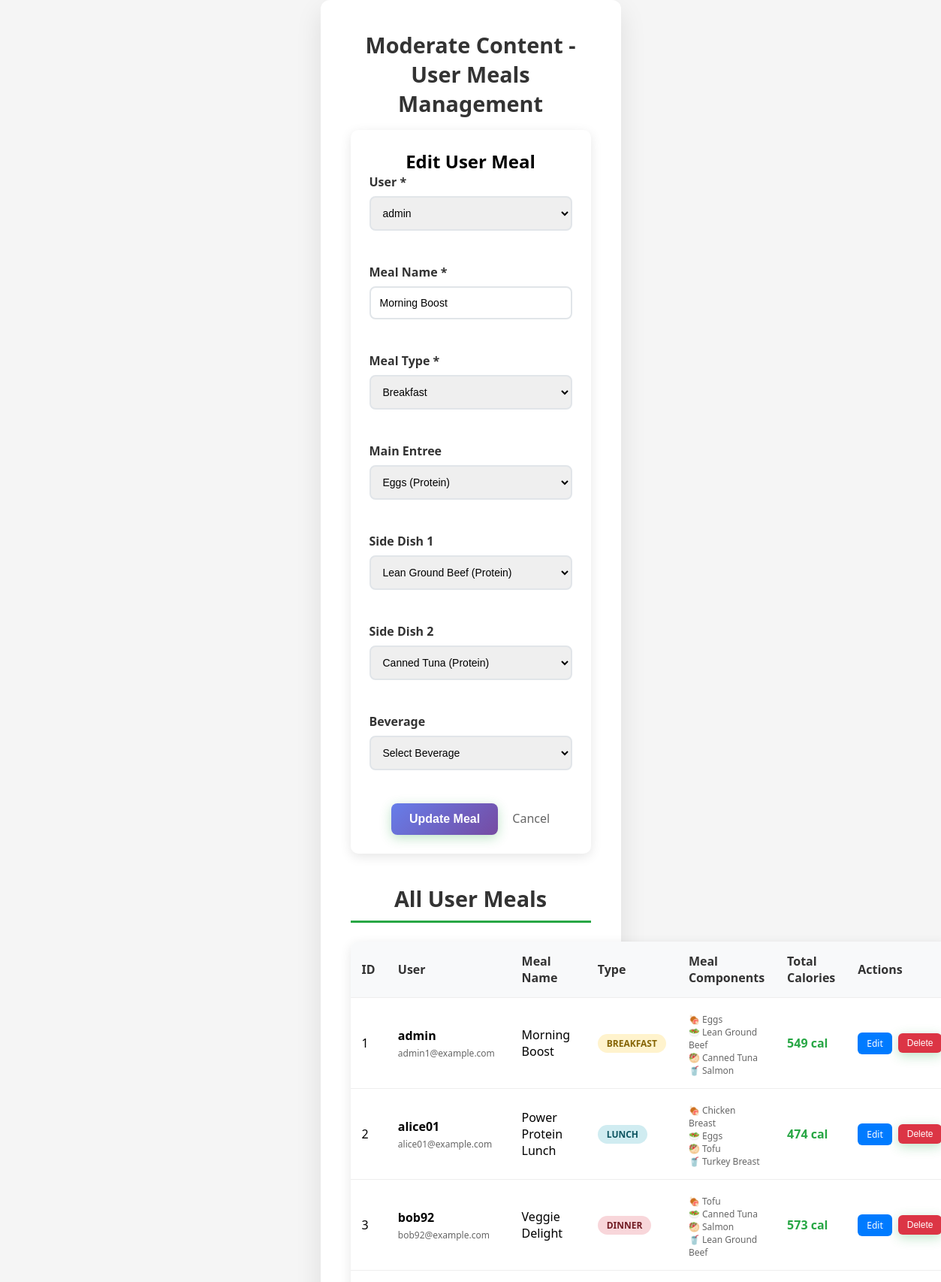
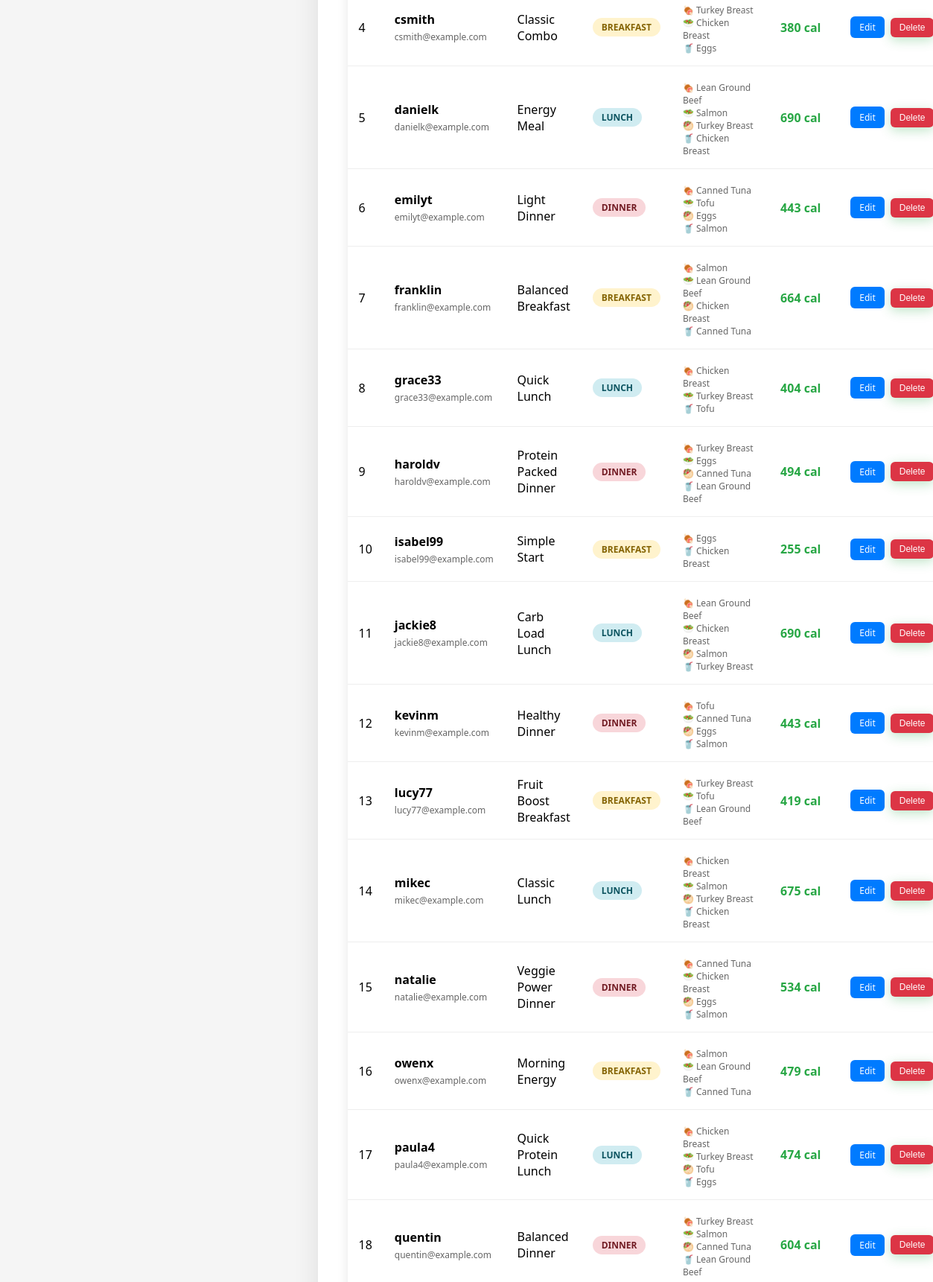
Page /admin/moderateContent.php?edit=1 (signed in, upper part) on the committed database (2 pictures, top to bottom).
### tables this page shows
CREATE TABLE UserMeals ( 
  id INT PRIMARY KEY AUTO_INCREMENT,  

  userID INT NOT NULL,  
  mealName VARCHAR(225),  
  mealType ENUM('breakfast', 'lunch', 'dinner') NOT NULL,  
  planDate DATE,
  created_at DATETIME DEFAULT CURRENT_TIMESTAMP,

  entreeID INT DEFAULT NULL,  
  side1ID INT DEFAULT NULL,  
  side2ID INT DEFAULT NULL,  
  drinkID INT DEFAULT NULL,  

  FOREIGN KEY (userID) REFERENCES Users(userID) ON DELETE CASCADE,  
  FOREIGN KEY (entreeID) REFERENCES Foods(id) ON DELETE SET NULL,  
  FOREIGN KEY (side1ID) REFERENCES Foods(id) ON DELETE SET NULL,  
  FOREIGN KEY (side2ID) REFERENCES Foods(id) ON DELETE SET NULL,  
  FOREIGN KEY (drinkID) REFERENCES Foods(id) ON DELETE SET NULL
);

CREATE TABLE Users 
(
    userID INT AUTO_INCREMENT,
    userName VARCHAR(20) NOT NULL UNIQUE,
    password VARCHAR(255) NOT NULL,
    height DOUBLE,
    weight DOUBLE,
    age INT,
    email VARCHAR(255) UNIQUE,
    role ENUM('user', 'admin') DEFAULT 'user',
    created_at DATETIME DEFAULT CURRENT_TIMESTAMP,
    PRIMARY KEY (userID)
);

### database/db.php (called while the page is built, shortened)
<?php
class db {
    private $pdo = null;
    function __construct() {
    try {
        $this->pdo = new PDO (
            "mysql:host=".DB_HOST.";dbname=".DB_NAME.";charset=".DB_CHARSET,
            DB_USER, DB_PASSWORD, [
                PDO::ATTR_ERRMODE => PDO::ERRMODE_EXCEPTION,
                PDO::ATTR_DEFAULT_FETCH_MODE => PDO::FETCH_ASSOC
            ]
        );
    } catch (PDOException $e) {
        echo "ERROR connecting <br>".$e->getMessage();
        return null;
    }
}
    public function selectOne($sql, $params = []) {
    try {
        $this->stmt = $this->pdo->prepare($sql);
        $this->stmt->execute($params);
        return $this->stmt->fetch();
    } catch (PDOException $e) {
        echo "SelectOne Error: " . $e->getMessage();
        return null;
    }
}
      function select ($sql, $data=null) {
          try{
              $this->stmt = $this->pdo->prepare($sql);
              $this->stmt->execute($data);
              return $this->stmt->fetchAll();
          } catch (PDOException $e) {
               echo $sql . "<br>".$e->getMessage();
               return null;
          }
      }
}
$_db = new db();

### admin/moderateContent.php (the view, shortened to what this page needs)
<?php
require_once __DIR__ . '/../database/db.php';
$userMeals = $_db->select("
    SELECT um.*, u.userName, u.email,
           e.name as entree_name, e.calories_per_serving as entree_calories,
           s1.name as side1_name, s1.calories_per_serving as side1_calories,
           s2.name as side2_name, s2.calories_per_serving as side2_calories,
           d.name as drink_name, d.calories_per_serving as drink_calories
    FROM UserMeals um
    LEFT JOIN Users u ON um.userID = u.userID
    LEFT JOIN Foods e ON um.entreeID = e.id
    LEFT JOIN Foods s1 ON um.side1ID = s1.id
    LEFT JOIN Foods s2 ON um.side2ID = s2.id
    LEFT JOIN Foods d ON um.drinkID = d.id
    ORDER BY u.userName, um.mealType, um.mealName
");
$users = $_db->select("SELECT userID, userName FROM Users ORDER BY userName");
$editMeal = isset($_GET['edit']) ? $_db->selectOne("SELECT * FROM UserMeals WHERE id = ?", [$_GET['edit']]) : null;
function renderFormField($label, $name, $type = 'text', $options = [], $value = '', $required = false)
{
    $req = $required ? 'required' : '';
    echo "<div class='form-group'><label for='$name'>$label" . ($required ? ' *' : '') . "</label>";
    if ($type === 'select')
    {
        echo "<select id='$name' name='$name' $req>";
        foreach ($options as $optValue => $optText)
        {
            $selected = ($value == $optValue) ? 'selected' : '';
            echo "<option value='$optValue' $selected>$optText</option>";
        }
        echo "</select>";
    }
    else
    {
        echo "<input type='$type' id='$name' name='$name' value='" . htmlspecialchars($value) . "' $req>";
    }
    echo "</div>";
}
$userOptions = ['' => 'Select User'];
foreach ($users as $user)
{
    $userOptions[$user['userID']] = $user['userName'];
}
?>
<!DOCTYPE html>
<html lang="en">
<head>
    <link rel="stylesheet" href="../style.css">
</head>
<body>
<div class="container">
    <h1>Moderate Content - User Meals Management</h1>
    <div class="form-container">
        <h2><?php echo $editMeal ? 'Edit User Meal' : 'Add New Meal for User'; ?></h2>
        <form method="POST">
            <div class="form-row">
                <?php renderFormField('User', 'userID', 'select', $userOptions, $editMeal['userID'] ?? '', true); ?>
                <?php renderFormField('Meal Name', 'mealName', 'text', [], $editMeal['mealName'] ?? '', true); ?>
            </div>
            <div class="form-row">
            </div>
            <div class="form-row">
            </div>
            <div class="form-row">
            </div>
            <button type="submit" class="btn-primary"><?php echo $editMeal ? 'Update Meal' : 'Add Meal'; ?></button>
            <?php if ($editMeal): ?>
                <a href="moderateContent.php" style="margin-left: 15px; text-decoration: none; color: #666;">Cancel</a>
            <?php endif; ?>
        </form>
    </div>
    <h2 class="section-title">All User Meals</h2>
    <?php if ($userMeals): ?>
        <table class="meals-table">
            <thead>
                <tr>
                    <th>ID</th>
                    <th>User</th>
                    <th>Meal Name</th>
                    <th>Type</th>
                    <th>Meal Components</th>
                    <th>Total Calories</th>
                    <th>Actions</th>
                </tr>
            </thead>
            <tbody>
                <?php foreach ($userMeals as $meal): ?>
                    <?php
                    $totalCalories = 0;
                    $components = [];
                    $items = [
                        ['name' => $meal['entree_name'], 'calories' => $meal['entree_calories'], 'icon' => '🍖'],
                        ['name' => $meal['side1_name'], 'calories' => $meal['side1_calories'], 'icon' => '🥗'],
                        ['name' => $meal['side2_name'], 'calories' => $meal['side2_calories'], 'icon' => '🥙'],
                        ['name' => $meal['drink_name'], 'calories' => $meal['drink_calories'], 'icon' => '🥤']
                    ];
                    foreach ($items as $item) {
                        if ($item['name']) {
                            $components[] = $item['icon'] . ' ' . $item['name'];
                            $totalCalories += $item['calories'] ?? 0;
                        }
                    }
                    ?>
                    <tr>
                        <td><?php echo $meal['id']; ?></td>
                        <td>
                            <strong><?php echo htmlspecialchars($meal['userName']); ?></strong>
                            <div class="user-info"><?php echo htmlspecialchars($meal['email']); ?></div>
                        </td>
                        <td><?php echo htmlspecialchars($meal['mealName']); ?></td>
                        <td>
                            <span class="meal-type-badge <?php echo $meal['mealType']; ?>">
                                <?php echo ucfirst($meal['mealType']); ?>
                            </span>
                        </td>
                        <td>
                            <?php if ($components): ?>
                                <div class="meal-details">
                                    <?php echo implode('<br>', $components); ?>
                                </div>
                            <?php else: ?>
                                <span style="color: #999; font-style: italic;">No components</span>
                            <?php endif; ?>
                        </td>
                        <td>
                            <span class="calories-info"><?php echo $totalCalories; ?> cal</span>
                        </td>
                        <td>
                            <div class="action-buttons">
                                <a href="moderateContent.php?edit=<?php echo $meal['id']; ?>" class="btn-small btn-edit">Edit</a>
                                <form method="POST" style="display: inline;" onsubmit="return confirm('Are you sure you want to delete this meal?');">
                                    <button type="submit" class="btn-small btn-delete">Delete</button>
                                </form>
                            </div>
                        </td>
                    </tr>
                <?php endforeach; ?>
            </tbody>
        </table>
    <?php else: ?>
        <div style="text-align: center; padding: 40px; background: #f8f9fa; border-radius: 10px;">
            <p style="color: #666; font-size: 1.2rem;">No user meals found. Add the first meal above!</p>
        </div>
    <?php endif; ?>
</div>
</body>
</html>

### style.css (style rules this page uses)
* { margin: 0; padding: 0; box-sizing: border-box; }
body { font-family: 'Segoe UI', Tahoma, Geneva, Verdana, sans-serif; background: #f5f5f5; min-height: 100vh; display: flex; align-items: center; justify-content: center; }
.container { background: white; padding: 2.5rem; border-radius: 12px; box-shadow: 0 15px 35px rgba(0, 0, 0, 0.1); text-align: center; max-width: 400px; width: 90%; }
h1 { color: #333; margin-bottom: 1rem; font-size: 1.8rem; font-weight: 600; }
button { background: green; color: white; border: none; padding: 12px 30px; border-radius: 8px; font-size: 1rem; font-weight: 500; cursor: pointer; transition: all 0.3s ease; box-shadow: 0 4px 15px rgba(40, 167, 69, 0.3); }
.form-group { margin-bottom: 1.5rem; text-align: left; }
.form-group label { display: block; margin-bottom: 0.5rem; color: #333; font-weight: 500; }
.form-group input { width: 100%; padding: 12px; border: 2px solid #ddd; border-radius: 8px; font-size: 1rem; transition: border-color 0.3s ease; }

### admin/moderateContent.php (style rules this page uses)
.form-container { background: #fff; padding: 25px; border-radius: 10px; box-shadow: 0 4px 15px rgba(0,0,0,0.1); margin-bottom: 30px; }
.form-row { display: grid; grid-template-columns: repeat(auto-fit, minmax(250px, 1fr)); gap: 20px; margin-bottom: 20px; }
.form-group { display: flex; flex-direction: column; }
.form-group label { margin-bottom: 8px; font-weight: 600; color: #333; }
.form-group input, .form-group select { padding: 12px; border: 2px solid #e1e5e9; border-radius: 8px; font-size: 14px; transition: border-color 0.3s; }
.meals-table { width: 100%; border-collapse: collapse; background: #fff; border-radius: 10px; overflow: hidden; box-shadow: 0 4px 15px rgba(0,0,0,0.1); margin-top: 20px; }
.meals-table th, .meals-table td { padding: 15px; text-align: left; border-bottom: 1px solid #eee; }
.meals-table th { background: #f8f9fa; font-weight: 600; color: #333; }
.meal-type-badge { display: inline-block; padding: 4px 12px; border-radius: 20px; font-size: 12px; font-weight: 600; text-transform: uppercase; }
.meal-type-badge.breakfast { background: rgba(255, 193, 7, 0.2); color: #856404; }
.meal-type-badge.lunch { background: rgba(23, 162, 184, 0.2); color: #0c5460; }
.meal-type-badge.dinner { background: rgba(220, 53, 69, 0.2); color: #721c24; }
.action-buttons { display: flex; gap: 8px; align-items: center; }
.btn-small { padding: 6px 12px; font-size: 12px; border: none; border-radius: 6px; cursor: pointer; text-decoration: none; display: inline-block; transition: all 0.3s; }
.btn-edit { background: #007bff; color: white; }
.btn-delete { background: #dc3545; color: white; }
.btn-primary { background: linear-gradient(135deg, #667eea 0%, #764ba2 100%); color: white; padding: 12px 24px; border: none; border-radius: 8px; font-size: 16px; font-weight: 600; cursor: pointer; transition: all 0.3s; }
.section-title { margin-top: 40px; margin-bottom: 25px; color: #333; border-bottom: 3px solid #28a745; padding-bottom: 10px; font-size: 1.8rem; }
.user-info { font-size: 12px; color: #666; margin-top: 4px; }
.meal-details { font-size: 12px; color: #666; margin-top: 5px; }
.calories-info { font-weight: 600; color: #28a745; }

### rows in the picture
usermeals: mealName "Morning Boost", id "1", userID.userName "admin", userID.email "admin1@example.com", mealType "BREAKFAST", components "🍖 Eggs 🥗 Lean Ground Beef 🥙 Canned Tuna 🥤 Salmon", totalCalories "549"
usermeals: id "2", userID.userName "alice01", userID.email "alice01@example.com", mealName "Power Protein Lunch", mealType "LUNCH", components "🍖 Chicken Breast 🥗 Eggs 🥙 Tofu 🥤 Turkey Breast", totalCalories "474"
usermeals: id "3", userID.userName "bob92", userID.email "bob92@example.com", mealName "Veggie Delight", mealType "DINNER", components "🍖 Tofu 🥗 Canned Tuna 🥙 Salmon 🥤 Lean Ground Beef", totalCalories "573"
usermeals: id "4", userID.userName "csmith", userID.email "csmith@example.com", mealName "Classic Combo", mealType "BREAKFAST", components "🍖 Turkey Breast 🥗 Chicken Breast 🥤 Eggs", totalCalories "380"
usermeals: id "5", userID.userName "danielk", userID.email "danielk@example.com", mealName "Energy Meal", mealType "LUNCH", components "🍖 Lean Ground Beef 🥗 Salmon 🥙 Turkey Breast 🥤 Chicken Breast", totalCalories "690"
usermeals: id "6", userID.userName "emilyt", userID.email "emilyt@example.com", mealName "Light Dinner", mealType "DINNER", components "🍖 Canned Tuna 🥗 Tofu 🥙 Eggs 🥤 Salmon", totalCalories "443"
usermeals: id "7", userID.userName "franklin", userID.email "franklin@example.com", mealName "Balanced Breakfast", mealType "BREAKFAST", components "🍖 Salmon 🥗 Lean Ground Beef 🥙 Chicken Breast 🥤 Canned Tuna", totalCalories "664"
usermeals: id "8", userID.userName "grace33", userID.email "grace33@example.com", mealName "Quick Lunch", mealType "LUNCH", components "🍖 Chicken Breast 🥗 Turkey Breast 🥤 Tofu", totalCalories "404"
usermeals: id "9", userID.userName "haroldv", userID.email "haroldv@example.com", mealName "Protein Packed Dinner", mealType "DINNER", components "🍖 Turkey Breast 🥗 Eggs 🥙 Canned Tuna 🥤 Lean Ground Beef", totalCalories "494"
usermeals: id "10", userID.userName "isabel99", userID.email "isabel99@example.com", mealName "Simple Start", mealType "BREAKFAST", components "🍖 Eggs 🥤 Chicken Breast", totalCalories "255"
usermeals: id "11", userID.userName "jackie8", userID.email "jackie8@example.com", mealName "Carb Load Lunch", mealType "LUNCH", components "🍖 Lean Ground Beef 🥗 Chicken Breast 🥙 Salmon 🥤 Turkey Breast", totalCalories "690"
usermeals: id "12", userID.userName "kevinm", userID.email "kevinm@example.com", mealName "Healthy Dinner", mealType "DINNER", components "🍖 Tofu 🥗 Canned Tuna 🥙 Eggs 🥤 Salmon", totalCalories "443"
usermeals: id "13", userID.userName "lucy77", userID.email "lucy77@example.com", mealName "Fruit Boost Breakfast", mealType "BREAKFAST", components "🍖 Turkey Breast 🥗 Tofu 🥤 Lean Ground Beef", totalCalories "419"
usermeals: id "14", userID.userName "mikec", userID.email "mikec@example.com", mealName "Classic Lunch", mealType "LUNCH", components "🍖 Chicken Breast 🥗 Salmon 🥙 Turkey Breast 🥤 Chicken Breast", totalCalories "675"
usermeals: id "15", userID.userName "natalie", userID.email "natalie@example.com", mealName "Veggie Power Dinner", mealType "DINNER", components "🍖 Canned Tuna 🥗 Chicken Breast 🥙 Eggs 🥤 Salmon", totalCalories "534"
usermeals: id "16", userID.userName "owenx", userID.email "owenx@example.com", mealName "Morning Energy", mealType "BREAKFAST", components "🍖 Salmon 🥗 Lean Ground Beef 🥤 Canned Tuna", totalCalories "479"
usermeals: id "17", userID.userName "paula4", userID.email "paula4@example.com", mealName "Quick Protein Lunch", mealType "LUNCH", components "🍖 Chicken Breast 🥗 Turkey Breast 🥙 Tofu 🥤 Eggs", totalCalories "474"
usermeals: id "18", userID.userName "quentin", userID.email "quentin@example.com", mealName "Balanced Dinner", mealType "DINNER", components "🍖 Turkey Breast 🥗 Salmon 🥙 Canned Tuna 🥤 Lean Ground Beef", totalCalories "604"

### other values in the picture
$label "User Meal Name Meal Type Main Entree Side Dish 1 Side Dish 2 Beverage"
form field userID "admin"
form field mealType "Breakfast"
form field entreeID "Eggs (Protein)"
form field side1ID "Lean Ground Beef (Protein)"
form field side2ID "Canned Tuna (Protein)"
form field drinkID "Select Beverage"
